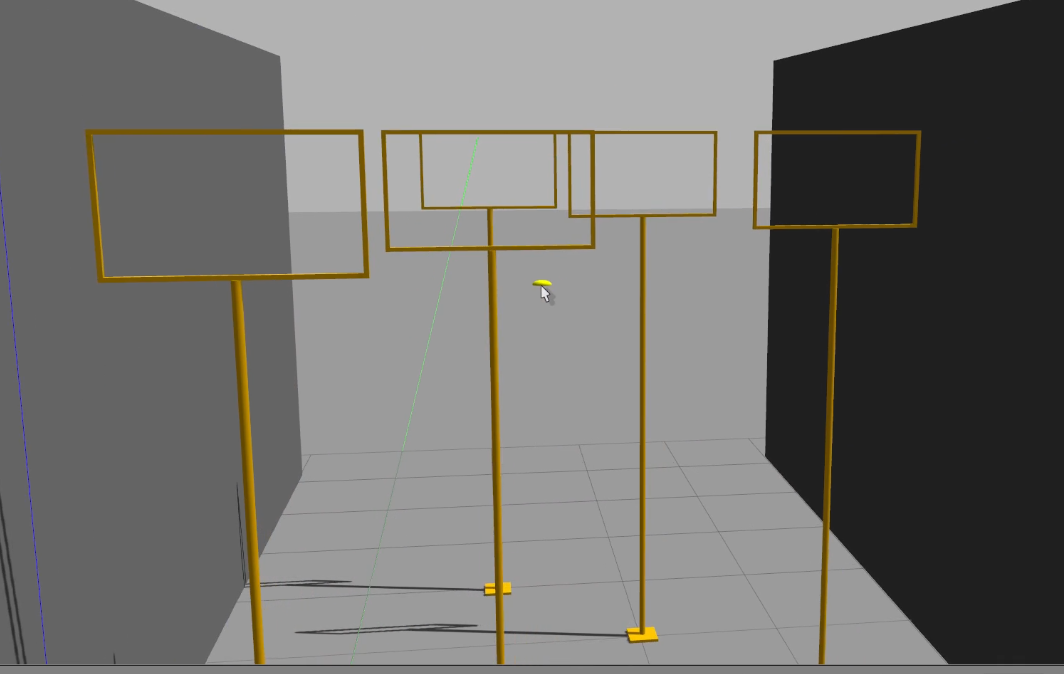
#> input picture shape-detection/nearst.png, 1064 x 674 px
$ python opp_color_shape.py
#> lines starting #> are read from the running program, lines starting #| are printed output that depends on the picture; after the words box and inside, x2 and y2 are one past the last pixel; in counts of white or black regions, pixels touching at a corner belong together
### shape-detection/pyimagesearch/shapedetector.py
# import the necessary packages
import cv2

class ShapeDetector:
	def __init__(self):
		pass

	def detect(self, c):
		# initialize the shape name and approximate the contour
		shape = "unidentified"
		peri = cv2.arcLength(c, True)
		approx = cv2.approxPolyDP(c, 0.04 * peri, True)

		# if the shape is a triangle, it will have 3 vertic

		# if the shape has 4 vertices, it is either a square or
		# a rectangle
		if len(approx) == 4:
			# compute the bounding box of the contour and use the
			# bounding box to compute the aspect ratio
			(x, y, w, h) = cv2.boundingRect(approx)
			ar = w / float(h)


			# a square will have an aspect ratio that is approximately
			# equal to one, otherwise, the shape is a rectangle
			shape = "square" if ar >= 0.95 and ar <= 1.05 else "rectangle"


		# if the shape is a pentagon, it will have 5 vertices

		return shape

### shape-detection/opp_color_shape.py
import cv2 as cv
max_value = 255
max_value_H = 360//2
low_H = 0
low_S = max_value*0.3
low_V = max_value*0.35
high_H = max_value_H*0.3
high_S = max_value
high_V = max_value
from pyimagesearch.shapedetector import ShapeDetector
import argparse
import imutils
import cv2 as cv
import numpy as np
i=0
while i!=1:
    i=i+1
    print(i)

    frame = cv.imread("nearst.png")
#> frame is the input picture: shape (674, 1064, 3); mean B, G, R 110.2, 113.3, 114.5
    if frame is None:
        print("image not found")
        break
    frame_HSV = cv.cvtColor(frame, cv.COLOR_BGR2HSV)
#> frame_HSV: shape (674, 1064, 3); mean H, S, V 5.7, 9.5, 114.7
    frame_threshold = cv.inRange(frame_HSV, (low_H, low_S, low_V), (high_H, high_S, high_V))
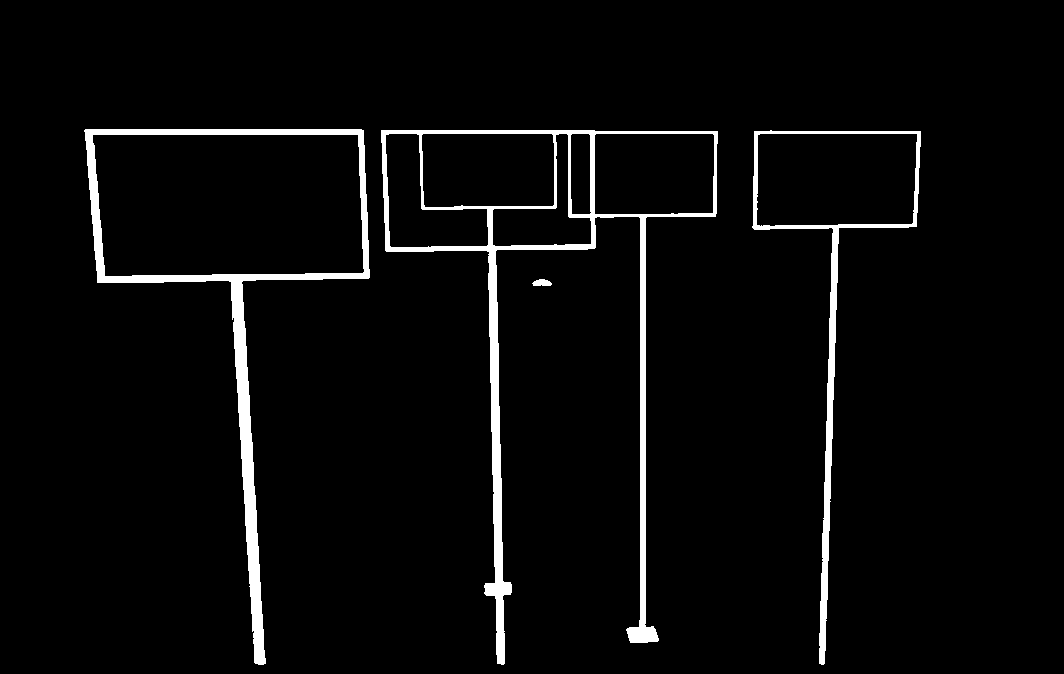
#> frame_threshold: shape (674, 1064); 3.8% white; 4 white regions, box (x1, y1, x2, y2) and area: (381, 130, 718, 665) 12222, (84, 129, 370, 665) 10012, (752, 130, 921, 665) 4804, (532, 279, 552, 286) 108
    ret,thresh1 = cv.threshold(frame_threshold,127,255,cv.THRESH_BINARY_INV)
#> thresh1: shape (674, 1064); 96.2% white; 4 black regions


# construct the argument parse and parse the arguments


image=thresh1
resized = imutils.resize(image, width=300)
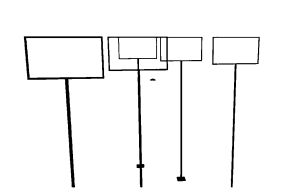
#> resized: shape (190, 300); min 0, max 255, mean 245.3
ratio = image.shape[0] / float(resized.shape[0])
#> ratio = 3.55

# convert the resized image to grayscale, blur it slightly,
# and threshold it


# find contours in the thresholded image and initialize the
# shape detector
cnts = cv.findContours(thresh1.copy(), cv.RETR_EXTERNAL,
	cv.CHAIN_APPROX_SIMPLE)
#> cnts = 1 contour; box (x1, y1, x2, y2) and area: (0, 0, 1064, 674) 715399
cnts = imutils.grab_contours(cnts)
#> cnts = [[[0, 0], [0, 673], [1063, 673], [1063, 0]]]
sd = ShapeDetector()

# loop over the contours
for c in cnts:
	print("kkk")
	# compute the center of the contour, then detect the name of the
	# shape using only the contour
	M = cv.moments(c)
	#print(M)
	cX = int((M["m10"] / M["m00"]) * ratio)
	cY = int((M["m01"] / M["m00"]) * ratio)
	shape = sd.detect(c)


	c = c.astype("float")
	c *= ratio
	c = c.astype("int")
	cv.drawContours(image, [c], -1, (0, 255, 0), 2)

	cv.putText(image, shape, (cX, cY), cv.FONT_HERSHEY_SIMPLEX,
		0.5, (255, 255, 255), 2)
	print(cX,cY)

	# show the output image
	cv.imshow("Image", image)
	cv.waitKey(0)
#> this loop made 1 pass
#> (c, cX, cY, shape, peri in detect, approx in detect, x in detect, y in detect) on pass 1: ([[0, 0], [0, 2387], [3770, 2387], [3770, 0]], 1885, 1193, 'rectangle', 3472, [[0, 0], [0, 673], [1063, 673], [1063, 0]], 0, 0)
#| kkk
#| 1885 1193
#> pass 1, `cv.imshow("Image", image)`:
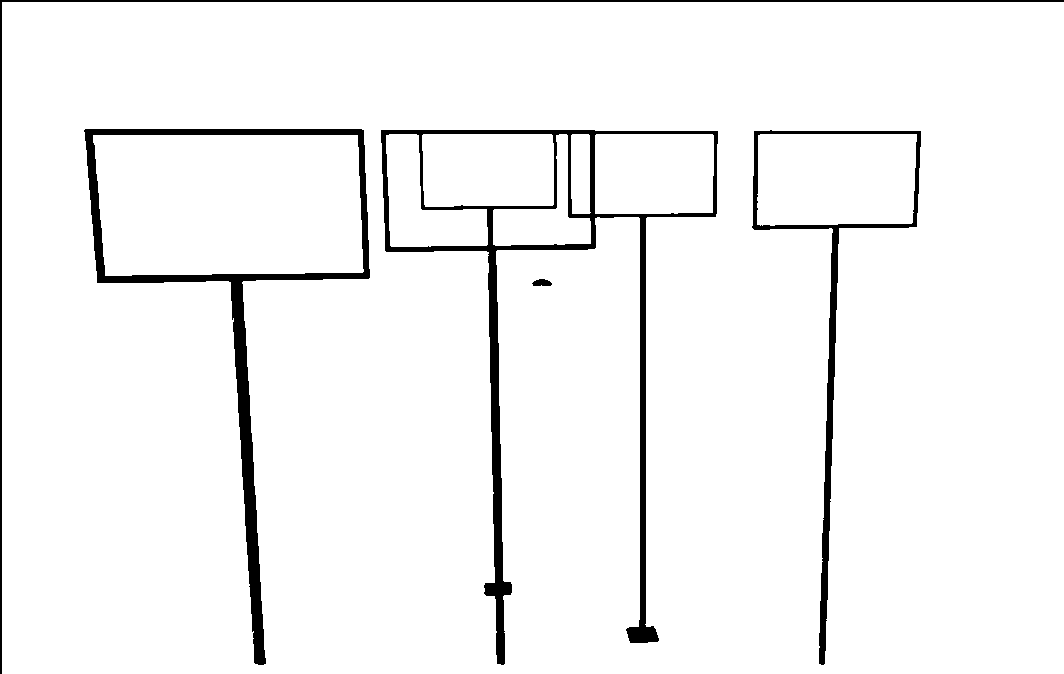
#> window 'Image': shape (674, 1064); 95.7% white; 5 black regions, box (x1, y1, x2, y2) and area: (381, 130, 718, 665) 12222, (84, 129, 370, 665) 10012, (752, 130, 921, 665) 4804, (0, 0, 1064, 674) 3472, (532, 279, 552, 286) 108

$ run again, with shape-detection/far.png copied over shape-detection/nearst.png
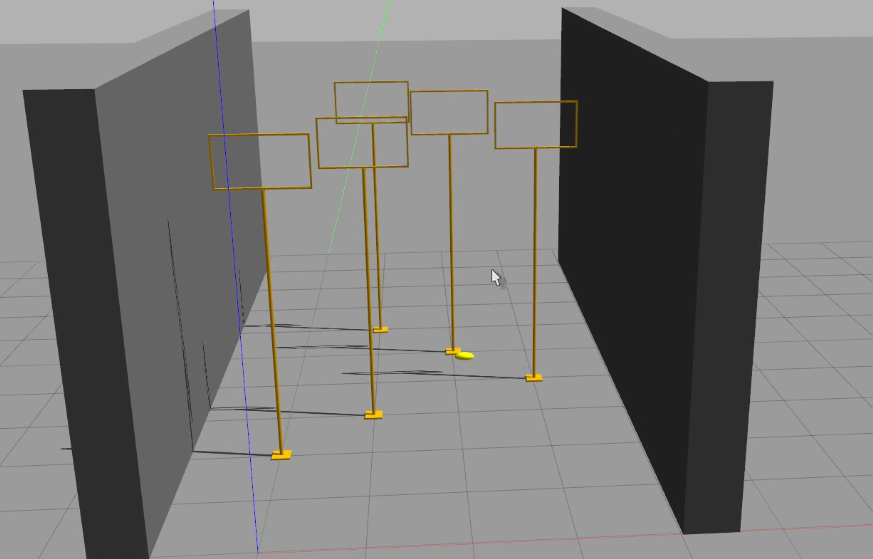
#> input picture shape-detection/far.png, 873 x 559 px
#> frame is the input picture: shape (559, 873, 3); mean B, G, R 121.3, 122.5, 123.1
#> frame_HSV: shape (559, 873, 3); mean H, S, V 7, 4.2, 123.4
#> `frame_threshold = cv.inRange(frame_HSV, (low_H, low_S, low_V), (high_H..`:
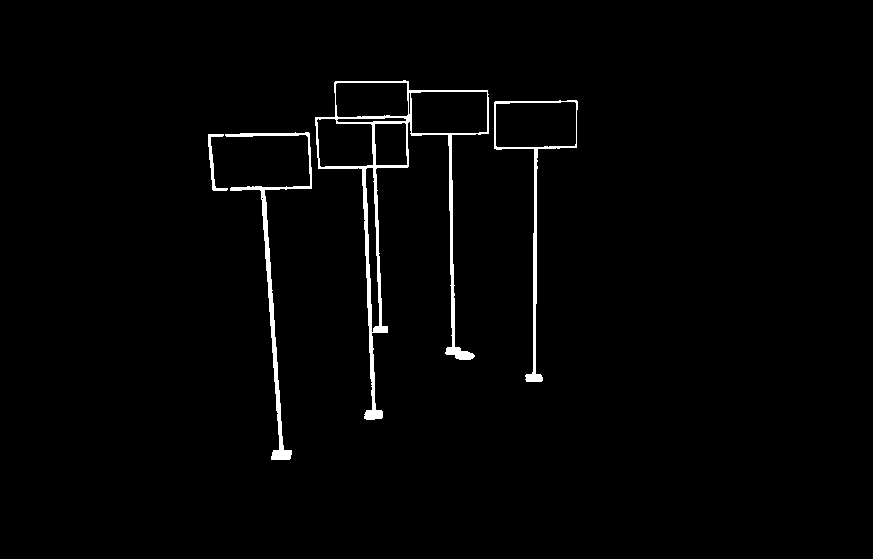
#> frame_threshold: shape (559, 873); 1.7% white; 4 white regions, box (x1, y1, x2, y2) and area: (315, 80, 489, 420) 4474, (225, 132, 312, 460) 1982, (494, 100, 578, 382) 1402, (208, 134, 228, 191) 261
#> thresh1: shape (559, 873); 98.3% white; 4 black regions
#> `cnts = cv.findContours(thresh1.copy(), cv.RETR_EXTERNAL, cv.CHAIN_APPR..`: cnts = 1 contour; box (x1, y1, x2, y2) and area: (0, 0, 873, 559) 486576
#> `cnts = imutils.grab_contours(cnts)`: cnts = [[[0, 0], [0, 558], [872, 558], [872, 0]]]
#> the loop `for c in cnts:` made 1 pass
#> (c, cX, cY, shape, peri in detect, approx in detect, x in detect, y in detect) on pass 1: ([[0, 0], [0, 1624], [2538, 1624], [2538, 0]], 1269, 812, 'rectangle', 2860, [[0, 0], [0, 558], [872, 558], [872, 0]], 0, 0)
#> (printed output is left out)
#> pass 1, `cv.imshow("Image", image)`:
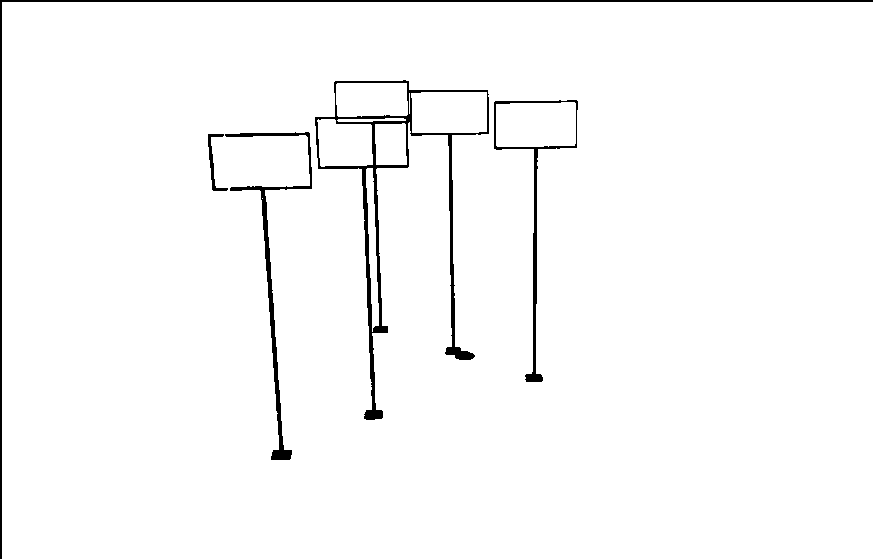
#> window 'Image': shape (559, 873); 97.8% white; 5 black regions, box (x1, y1, x2, y2) and area: (315, 80, 489, 420) 4474, (0, 0, 873, 559) 2860, (225, 132, 312, 460) 1982, (494, 100, 578, 382) 1402, (208, 134, 228, 191) 261

$ run again, with shape-detection/medium.png copied over shape-detection/nearst.png
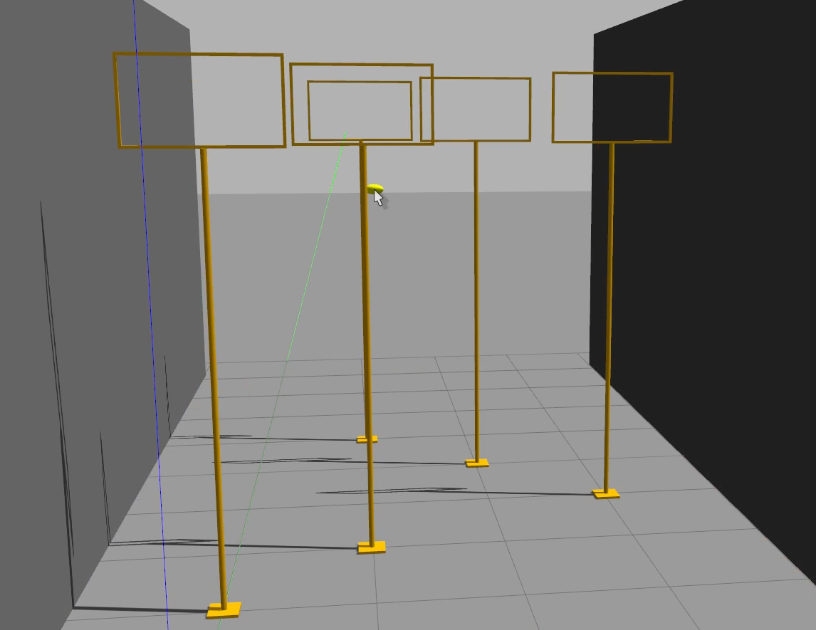
#> input picture shape-detection/medium.png, 816 x 630 px
#> frame is the input picture: shape (630, 816, 3); mean B, G, R 116.8, 119.4, 120.4
#> frame_HSV: shape (630, 816, 3); mean H, S, V 5.7, 8.3, 120.7
#> `frame_threshold = cv.inRange(frame_HSV, (low_H, low_S, low_V), (high_H..`:
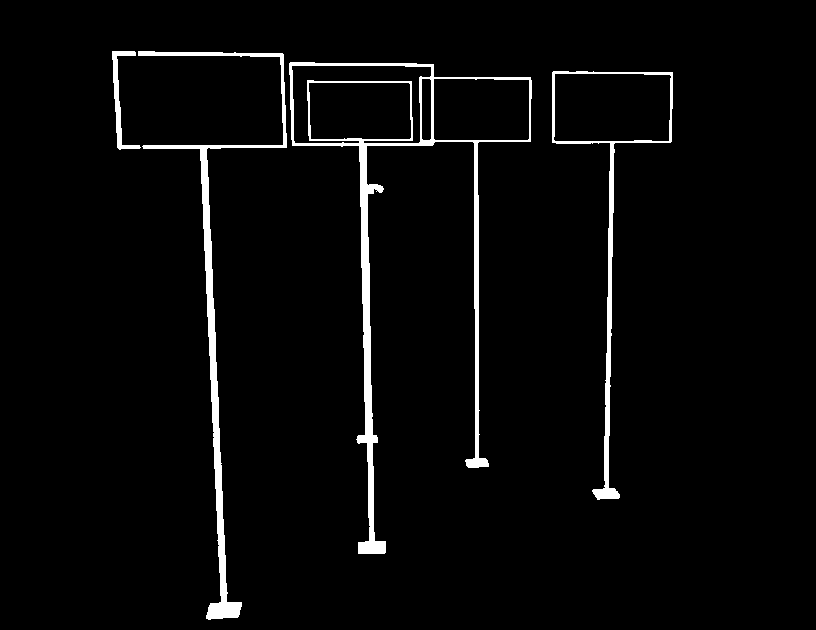
#> frame_threshold: shape (630, 816); 3.2% white; 4 white regions, box (x1, y1, x2, y2) and area: (289, 62, 532, 554) 7845, (138, 51, 287, 620) 5100, (552, 71, 673, 500) 2854, (112, 51, 141, 150) 670
#> thresh1: shape (630, 816); 96.8% white; 4 black regions
#> `cnts = cv.findContours(thresh1.copy(), cv.RETR_EXTERNAL, cv.CHAIN_APPR..`: cnts = 1 contour; box (x1, y1, x2, y2) and area: (0, 0, 816, 630) 512635
#> `cnts = imutils.grab_contours(cnts)`: cnts = [[[0, 0], [0, 629], [815, 629], [815, 0]]]
#> the loop `for c in cnts:` made 1 pass
#> (c, cX, cY, shape, peri in detect, approx in detect, x in detect, y in detect) on pass 1: ([[0, 0], [0, 1715], [2222, 1715], [2222, 0]], 1111, 857, 'rectangle', 2888, [[0, 0], [0, 629], [815, 629], [815, 0]], 0, 0)
#> (printed output is left out)
#> pass 1, `cv.imshow("Image", image)`:
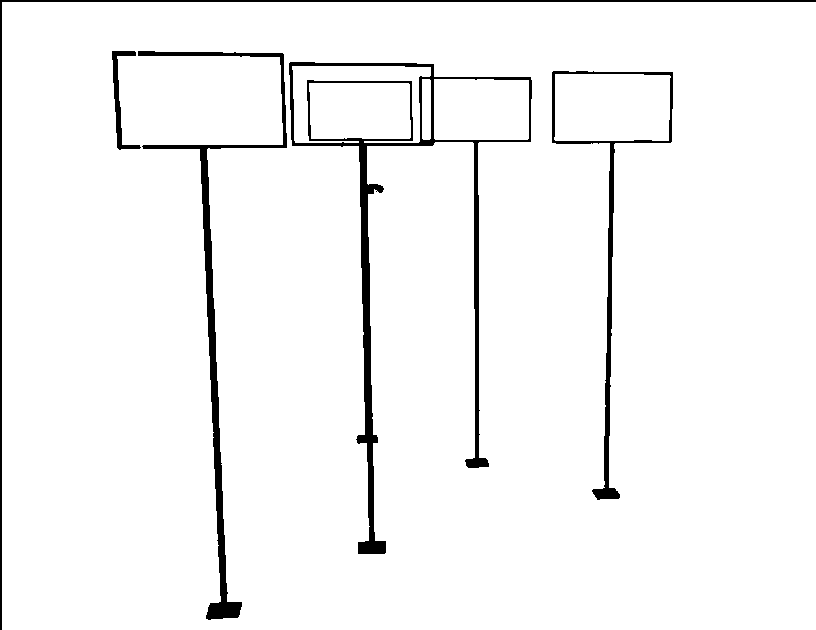
#> window 'Image': shape (630, 816); 96.2% white; 5 black regions, box (x1, y1, x2, y2) and area: (289, 62, 532, 554) 7845, (138, 51, 287, 620) 5100, (0, 0, 816, 630) 2888, (552, 71, 673, 500) 2854, (112, 51, 141, 150) 670
